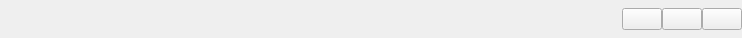
<?xml version="1.0" encoding="UTF-8"?>
<ui version="4.0">
 <class>VideoFrame</class>
 <widget class="QWidget" name="VideoFrame">
  <property name="geometry">
   <rect>
    <x>0</x>
    <y>0</y>
    <width>742</width>
    <height>38</height>
   </rect>
  </property>
  <property name="windowTitle">
   <string>Form</string>
  </property>
  <property name="autoFillBackground">
   <bool>true</bool>
  </property>
  <layout class="QHBoxLayout" name="horizontalLayout" stretch="1,0,0,0">
   <property name="spacing">
    <number>0</number>
   </property>
   <property name="leftMargin">
    <number>0</number>
   </property>
   <property name="topMargin">
    <number>0</number>
   </property>
   <property name="rightMargin">
    <number>0</number>
   </property>
   <property name="bottomMargin">
    <number>0</number>
   </property>
   <item>
    <spacer name="horizontalSpacer">
     <property name="orientation">
      <enum>Qt::Horizontal</enum>
     </property>
     <property name="sizeHint" stdset="0">
      <size>
       <width>40</width>
       <height>20</height>
      </size>
     </property>
    </spacer>
   </item>
   <item>
    <widget class="QPushButton" name="minimizePushButton">
     <property name="sizePolicy">
      <sizepolicy hsizetype="Preferred" vsizetype="Fixed">
       <horstretch>0</horstretch>
       <verstretch>0</verstretch>
      </sizepolicy>
     </property>
     <property name="styleSheet">
      <string notr="true">QPushButton{	
	
	border-image: url(:/Frame/Frame/选择.png);
}

QPushButton:hover{
	
	
	border-image: url(:/Frame/Frame/选择1.png);
}

QPushButton:pressed{
	
	border-image: url(:/Frame/Frame/选择1.png);
}</string>
     </property>
     <property name="text">
      <string/>
     </property>
     <property name="icon">
      <iconset resource="Resources/VideoGui.qrc">
       <normaloff>:/Frame/Frame/缩小.png</normaloff>:/Frame/Frame/缩小.png</iconset>
     </property>
    </widget>
   </item>
   <item>
    <widget class="QPushButton" name="maximizePushButton">
     <property name="sizePolicy">
      <sizepolicy hsizetype="Preferred" vsizetype="Fixed">
       <horstretch>0</horstretch>
       <verstretch>0</verstretch>
      </sizepolicy>
     </property>
     <property name="styleSheet">
      <string notr="true">QPushButton{	
	
	border-image: url(:/Frame/Frame/选择.png);
}

QPushButton:hover{
	
	
	border-image: url(:/Frame/Frame/选择1.png);
}

QPushButton:pressed{
	
	border-image: url(:/Frame/Frame/选择1.png);
}</string>
     </property>
     <property name="text">
      <string/>
     </property>
     <property name="icon">
      <iconset resource="Resources/VideoGui.qrc">
       <normaloff>:/Frame/Frame/放大.png</normaloff>
       <normalon>:/Frame/Frame/放大1.png</normalon>
       <disabledon>:/Frame/Frame/放大1.png</disabledon>
       <activeon>:/Frame/Frame/放大1.png</activeon>
       <selectedon>:/Frame/Frame/放大1.png</selectedon>:/Frame/Frame/放大.png</iconset>
     </property>
     <property name="checkable">
      <bool>true</bool>
     </property>
    </widget>
   </item>
   <item>
    <widget class="QPushButton" name="closePushButton">
     <property name="sizePolicy">
      <sizepolicy hsizetype="Preferred" vsizetype="Fixed">
       <horstretch>0</horstretch>
       <verstretch>0</verstretch>
      </sizepolicy>
     </property>
     <property name="styleSheet">
      <string notr="true">QPushButton{	
	
	border-image: url(:/Frame/Frame/选择.png);
}

QPushButton:hover{
	
	
	border-image: url(:/Frame/Frame/选择1.png);
}

QPushButton:pressed{
	
	border-image: url(:/Frame/Frame/选择1.png);
}</string>
     </property>
     <property name="text">
      <string/>
     </property>
     <property name="icon">
      <iconset resource="Resources/VideoGui.qrc">
       <normaloff>:/Frame/Frame/关闭.png</normaloff>:/Frame/Frame/关闭.png</iconset>
     </property>
    </widget>
   </item>
  </layout>
 </widget>
 <resources>
  <include location="Resources/VideoGui.qrc"/>
 </resources>
 <connections>
  <connection>
   <sender>minimizePushButton</sender>
   <signal>clicked()</signal>
   <receiver>VideoFrame</receiver>
   <slot>minimize()</slot>
   <hints>
    <hint type="sourcelabel">
     <x>686</x>
     <y>19</y>
    </hint>
    <hint type="destinationlabel">
     <x>687</x>
     <y>92</y>
    </hint>
   </hints>
  </connection>
  <connection>
   <sender>maximizePushButton</sender>
   <signal>clicked()</signal>
   <receiver>VideoFrame</receiver>
   <slot>maximize()</slot>
   <hints>
    <hint type="sourcelabel">
     <x>714</x>
     <y>19</y>
    </hint>
    <hint type="destinationlabel">
     <x>716</x>
     <y>144</y>
    </hint>
   </hints>
  </connection>
  <connection>
   <sender>closePushButton</sender>
   <signal>clicked()</signal>
   <receiver>VideoFrame</receiver>
   <slot>quit()</slot>
   <hints>
    <hint type="sourcelabel">
     <x>732</x>
     <y>22</y>
    </hint>
    <hint type="destinationlabel">
     <x>735</x>
     <y>112</y>
    </hint>
   </hints>
  </connection>
 </connections>
 <slots>
  <slot>minimize()</slot>
  <slot>maximize()</slot>
  <slot>quit()</slot>
 </slots>
</ui>
